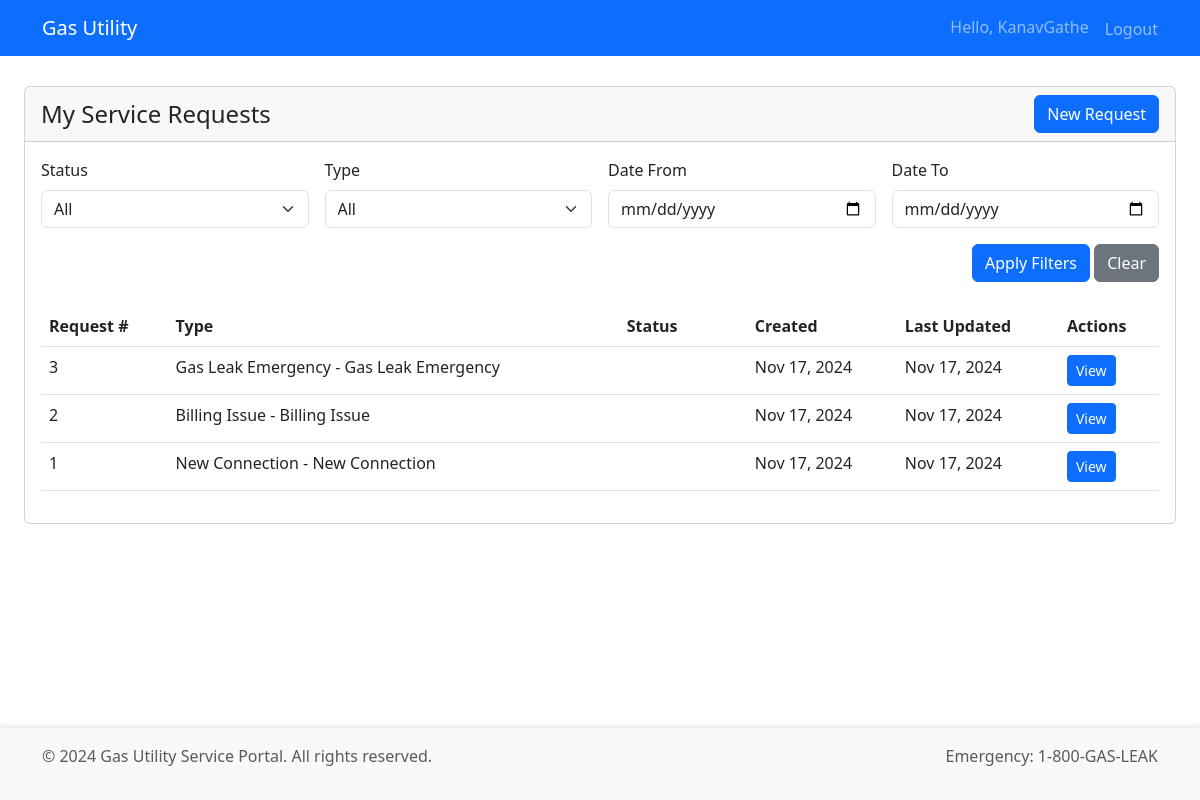
Page /requests/list/ (signed in) on the committed database.
### requests/models.py (models this page shows, shortened)
class ServiceRequest(models.Model):
    STATUS_CHOICES = [
        ('pending', 'Pending'),
        ('assigned', 'Assigned'),
        ('in_progress', 'In Progress'),
        ('on_hold', 'On Hold'),
        ('completed', 'Completed'),
        ('cancelled', 'Cancelled'),
        ('priority', 'Priority')
    ]
    customer = models.ForeignKey(User, on_delete=models.CASCADE)
    request_type = models.ForeignKey(ServiceRequestType, on_delete=models.CASCADE)
    status = models.CharField(max_length=20, choices=STATUS_CHOICES, default='pending')
    description = models.TextField()
    created_at = models.DateTimeField(auto_now_add=True)
    updated_at = models.DateTimeField(auto_now=True)
    assigned_to = models.ForeignKey(
        User,
        related_name='assigned_requests',
        null=True,
        blank=True,
        on_delete=models.SET_NULL
    )
    scheduled_date = models.DateTimeField(null=True, blank=True)
    completed_date = models.DateTimeField(null=True, blank=True)
    internal_notes = models.TextField(blank=True, null=True)

class ServiceRequestType(models.Model):
    CATEGORY_CHOICES = [
        ('billing', 'Billing Issue'),
        ('gas_leak', 'Gas Leak Emergency'),
        ('connection', 'New Connection'),
        ('maintenance', 'Maintenance'),
        ('meter', 'Meter Related'),
        ('other', 'Other Services')
    ]
    name = models.CharField(max_length=100)
    category = models.CharField(max_length=20, choices=CATEGORY_CHOICES)
    description = models.TextField()
    is_emergency = models.BooleanField(default=False)
    estimated_completion_hours = models.PositiveIntegerField()
    requires_site_visit = models.BooleanField(default=False)
    def __str__(self):
        return f"{self.get_category_display()} - {self.name}"

### requests/views.py (the view)
# urls.py: path('list/', views.request_list, name='request_list'),
@login_required
def request_list(request):
    if request.user.is_staff:
        requests = ServiceRequest.objects.all()
    else:
        requests = ServiceRequest.objects.filter(customer=request.user)
    requests = requests.select_related('customer', 'request_type').order_by('-created_at')
    return render(request, 'requests/request_list.html', {
        'requests': requests
    })

### templates/requests/request_list.html (shortened to what this page needs)
{% extends "base.html" %}
{% block content %}
<div class="card">
    <div class="card-header d-flex justify-content-between align-items-center">
        <h4 class="card-title mb-0">My Service Requests</h4>
        <a href="{% url 'requests:create_request' %}" class="btn btn-primary">New Request</a>
    </div>
    <div class="card-body">
        <form method="get" class="mb-4">
            <div class="row g-3">
                <div class="col-md-3">
                    <label class="form-label">Status</label>
                    <select name="status" class="form-select">
                        <option value="">All</option>
                    </select>
                </div>
                <div class="col-md-3">
                    <label class="form-label">Type</label>
                    <select name="type" class="form-select">
                        <option value="">All</option>
                    </select>
                </div>
                <div class="col-md-3">
                    <label class="form-label">Date From</label>
                    <input type="date" name="date_from" class="form-control" value="{{ request.GET.date_from }}">
                </div>
                <div class="col-md-3">
                    <label class="form-label">Date To</label>
                    <input type="date" name="date_to" class="form-control" value="{{ request.GET.date_to }}">
                </div>
                <div class="col-12 text-end">
                    <button type="submit" class="btn btn-primary">Apply Filters</button>
                    <a href="{% url 'requests:request_list' %}" class="btn btn-secondary">Clear</a>
                </div>
            </div>
        </form>
        {% if requests %}
            <div class="table-responsive">
                <table class="table table-hover">
                    <thead>
                        <tr>
                            <th>Request #</th>
                            <th>Type</th>
                            <th>Status</th>
                            <th>Created</th>
                            <th>Last Updated</th>
                            <th>Actions</th>
                        </tr>
                    </thead>
                    <tbody>
                        {% for request in requests %}
                            <tr>
                                <td>{{ request.id }}</td>
                                <td>{{ request.request_type }}</td>
                                <td>
                                    <span class="badge bg-{{ request.status|lower }}">
                                    </span>
                                </td>
                                <td>{{ request.created_at|date:"M j, Y" }}</td>
                                <td>{{ request.updated_at|date:"M j, Y" }}</td>
                                <td>
                                    <a href="{% url 'requests:request_detail' request.id %}"
                                       class="btn btn-sm btn-primary">View</a>
                                </td>
                            </tr>
                        {% endfor %}
                    </tbody>
                </table>
            </div>
        {% else %}
            <p class="text-center">No service requests found.</p>
        {% endif %}
    </div>
</div>
{% endblock %}

### templates/navbar.html (shortened to what this page needs)
<nav class="navbar navbar-expand-lg navbar-dark bg-primary fixed-top">
    <div class="container">
        <a class="navbar-brand" href="{% url 'home' %}">Gas Utility</a>
        <div class="collapse navbar-collapse justify-content-end" id="navbarNav">
            <ul class="navbar-nav">
                {% if user.is_authenticated %}
                    <li class="nav-item">
                        <span class="navbar-text me-3">Hello, {{ user.username }}</span>
                    </li>
                    <li class="nav-item">
                        <form method="post" action="{% url 'accounts:logout' %}" class="d-inline">
                            <button type="submit" class="nav-link btn btn-link" style="display: inline; padding: 0; border: none; background: none;">
                                Logout
                            </button>
                        </form>
                    </li>
                {% endif %}
            </ul>
        </div>
    </div>
</nav>

### templates/navbar.html (style rules this page uses)
.navbar { position: fixed; top: 0; width: 100%; z-index: 1030; }
body { padding-top: 70px; }

### templates/footer.html (style rules this page uses)
body { padding-bottom: 60px; }

### rows in the picture
ServiceRequest: id "3", request_type "Gas Leak Emergency - Gas Leak Emergency", created_at "Nov 17, 2024", updated_at "Nov 17, 2024"
ServiceRequest: id "2", request_type "Billing Issue - Billing Issue", created_at "Nov 17, 2024", updated_at "Nov 17, 2024"
ServiceRequest: id "1", request_type "New Connection - New Connection", created_at "Nov 17, 2024", updated_at "Nov 17, 2024"

### other values in the picture
{{ user.username }} "KanavGathe"
